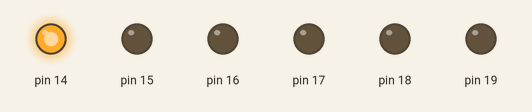
Bench run of a sketch on a simulated Arduino Uno, built with avr-gcc and run on an emulated ATmega328P. Shown: output pins drawn as LEDs (lit = HIGH).

Above: at 0.02 s.
At 0.17 s:
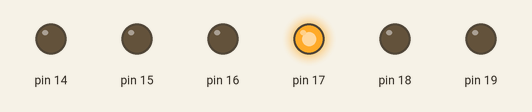
At 0.62 s:
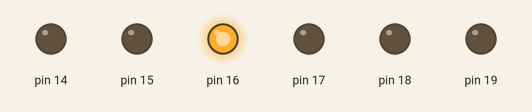
At 1.22 s:
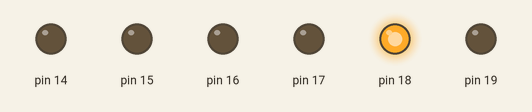
At 1.87 s:
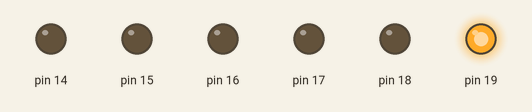
At 2.47 s:
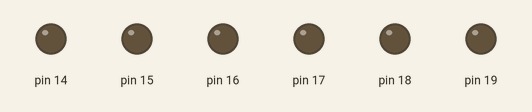
Timing chart, 0 to 3.0 s (numbered marks = the images above):
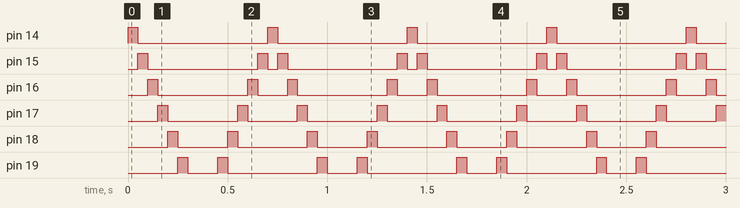

The sketch:

Larson_Memorial_Scanner.ino
```cpp
// (licence header left out)
//precompiler definitions.
#define DELAYTIME 50 //How many mS (milliseconds) between LEDs?

//declaration of variables.
bool reverse; //Declare our reverse-direction flag

//setup() function - runs only once.
void setup() {
  DDRC = 0b11111111; //Set DDRC to all outputs.
  PORTC = 0b00000001; //Set PORTC to 1. This will turn on pin 22.
  //PORTC can be initalized to any bit you want.

  reverse=(PORTC == 1); //Sanity checking for reverse.
  //If PORTC==1, reverse is set true. Otherwise the
  //boundary logic below barfs.
}

//loop() function - runs forever.
void loop() {
  //Here's that boundary logic. Whatever reverse is, flip it
  //if PORTC is 128 or 1.
  if  ((PORTC == 128) || (PORTC == 1)) reverse = !reverse;

  delay(DELAYTIME); //The Cestino can change the port value
//  thousands of times a second. Our eyes and the LEDs, not so
//  much. 50mS seems to give a nice, quick scan back and forth.

//Here's where we actually set the PORTC values.
  if (reverse) { //shift right
    PORTC = PORTC >> 1;
  }
  else { //shift left
    PORTC = PORTC << 1;
  }
}
```

Measured:
- by itself, pin 14: alternates HIGH for 0.05 s and LOW for 0.65 s
- by itself, pin 15: repeats every 0.70 s: LOW 0.55 s, HIGH 0.05 s, LOW 0.05 s, HIGH 0.05 s
- by itself, pin 16: repeats every 0.70 s: LOW 0.45 s, HIGH 0.05 s, LOW 0.15 s, HIGH 0.05 s
- by itself, pin 17: repeats every 0.70 s: LOW 0.35 s, HIGH 0.05 s, LOW 0.25 s, HIGH 0.05 s
- by itself, pin 18: repeats every 0.70 s: LOW 0.25 s, HIGH 0.05 s, LOW 0.35 s, HIGH 0.05 s
- by itself, pin 19: repeats every 0.70 s: LOW 0.15 s, HIGH 0.05 s, LOW 0.45 s, HIGH 0.05 s
